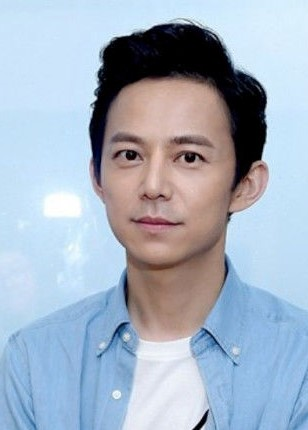
//> input picture face_detec/hj.jpg, 308 x 430 px
$ ./main   (built with g++ and OpenCV 4)
//> lines starting //> are read from the running program, lines starting //| are printed output that depends on the picture; after the words box and inside, x2 and y2 are one past the last pixel; in counts of white or black regions, pixels touching at a corner belong together
/************************* ***/
/****Author: 28-ChenJingyi****/
/****         18011210452 ****/
/*****************************/

#include<stdio.h>
#include<iostream>
#include<opencv2/opencv.hpp>
#include<opencv2/core/core.hpp>
#include<opencv2/highgui/highgui.hpp>
#include<vector>

using namespace std;
using namespace cv;

bool elliptical_judgement(float Cb_, float Cr_) {
	float theta_r, cx, cy, ecx, ecy, a, b; //theta in radien, 7 veriables
	float x, y;
	theta_r = 2.53;
	cx = 109.38;
	cy = 152.02;
	ecx = 1.60;
	ecy = 2.41;
	a = 25.39;
	b = 14.03;

	x = cos(theta_r)*(Cb_ - cx) + sin(theta_r)*(Cr_ - cy);
	y = -sin(theta_r)*(Cb_ - cx) + cos(theta_r)*(Cr_ - cy);

	if ((((x - ecx)*(x - ecx)) / (a * a)) + (((y - ecy)*(y - ecy)) / (b * b)) <= 1) return true;
	else return false;
}


vector<float> cul_CbCrs(Mat img_YCbCr, int rw, int cl) {
	vector<float> Cx;
	float Y, Cb, Cr, Cb_ave, Cr_ave, Wcb_, Wcr_, Cb_, Cr_;
	float Wcb = 46.97, Wcr = 38.76;
	float Kl = 125,
		  Kh = 188,
		  WLcb = 23,
		  WLcr = 20,
		  WHcb = 14,
		  WHcr = 10,
		  Ymin = 16,
		  Ymax = 235,
		  CbKh_ave =108,
		  CrKh_ave = 154;

	Y = float(img_YCbCr.at<Vec3b>(rw, cl)[0]);
	Cb = float(img_YCbCr.at<Vec3b>(rw, cl)[1]);
	Cr = float(img_YCbCr.at<Vec3b>(rw, cl)[2]);

	if (Y < Kl) {
		Cb_ave = 108 + ((Kl - Y)*(118 - 108)) / (Kl - Ymin);
		Wcb_ = WLcb + ((Y - Ymin)*(Wcb - WLcb) / (Kl - Ymin));
		Cb_ = (Cb - Cb_ave)*(Wcb / Wcb_) + CbKh_ave;

		Cr_ave = 154 - ((Kl - Y)*(154 - 144)) / (Kl - Ymin);
		Wcr_ = WLcr + ((Y - Ymin)*(Wcr - WLcr) / (Kl - Ymin));
		Cr_ = (Cr - Cr_ave)*(Wcr / Wcr_) + CrKh_ave;
	}
	else if (Y > Kh) {
			Cb_ave = 108 + ((Y - Kh)*(118 - 108)) / (Ymax - Kh);
			Wcb_ = WHcb + ((Ymax - Y)*(Wcb - WHcb) / (Ymax - Kh));
			Cb_ = (Cb - Cb_ave)*(Wcb / Wcb_) + CbKh_ave;

			Cr_ave = 154 + ((Y - Kh)*(154 - 132)) / (Ymax - Kh);
			Wcr_ = WHcr + ((Ymax - Y)*(Wcr - WHcr) / (Ymax - Kh));
			Cr_ = (Cr - Cr_ave)*(Wcr / Wcr_) + CrKh_ave;
	}
	else {
		Cb_ = Cb;
		Cr_ = Cr;
	}
	Cx.push_back(Cb_);
	Cx.push_back(Cr_);
	return Cx;
}

int main() {

	float Cb, Cr;
	int row, col,row_f,col_f;
	Mat img_test, img_test_cvt, frame_cvt;


	img_test = imread("./hj.jpg", IMREAD_COLOR);
//> img_test is the input picture: 430 rows x 308 cols, CV_8UC3; mean B, G, R 194, 177.4, 164
	cvtColor(img_test, img_test_cvt, COLOR_RGB2YCrCb);
//> img_test_cvt: 430 rows x 308 cols, CV_8UC3; mean of channels 0, 1, 2 180.8, 137.5, 118.6


	row = img_test_cvt.rows;
//> row = 430
	col = img_test_cvt.cols;
//> col = 308
	//channel = img_test_cvt.channels();

	Mat M(row, col, CV_8UC1, Scalar::all(0));
	imshow("ori", img_test);
	//imshow("mask", M);
	//waitKey();

	for (int rw = 0; rw < row; rw++) {
		for (int cl = 0; cl < col; cl++) {
			Cb = cul_CbCrs(img_test_cvt, rw, cl)[0];
			Cr = cul_CbCrs(img_test_cvt, rw, cl)[1];
			if (elliptical_judgement(Cb, Cr)) {
				M.at<uchar>(rw, cl) = 255;
				//cout << 0;
				//flag = -1;
			}
			//else cout << 1;
			//flag = -1;
		}
		    //cout << endl;
	}
//> this loop made 430 passes
//> (Cb, Cr) on passes 1 to 3: (192.8, -205.3), (192.8, -205.3), (188.3, -205.3)
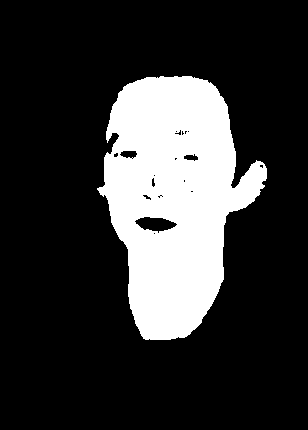
//> M: 430 rows x 308 cols, CV_8UC1; 21% white; 1 white region, box (x1, y1, x2, y2) and area: (97, 76, 267, 340) 27760
//> after the loop, Cb = 159.6; Cr = 87.88
			//cul_CbCrs(img_test_cvt, );
			//cout << flag;
	imshow("res", M);
	waitKey();
	return 0;
}

$ run again, with face_detec/timg.jpg copied over face_detec/hj.jpg
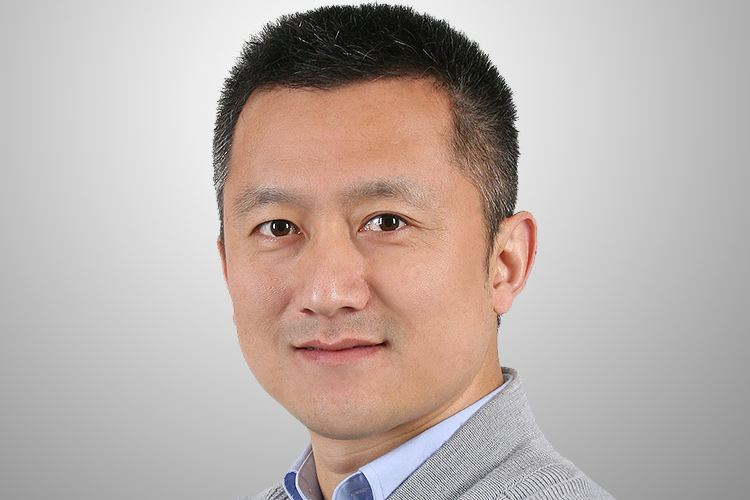
//> input picture face_detec/timg.jpg, 750 x 500 px
//> img_test is the input picture: 500 rows x 750 cols, CV_8UC3; mean B, G, R 169.2, 174.4, 186.7
//> img_test_cvt: 500 rows x 750 cols, CV_8UC3; mean of channels 0, 1, 2 174.3, 124.4, 135
//> after the loop `for (int rw = 0; rw < row; rw++)`:
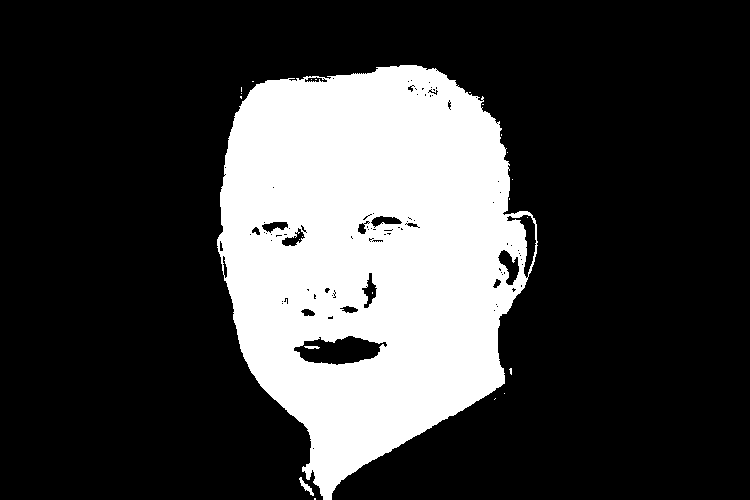
//> M: 500 rows x 750 cols, CV_8UC1; 25% white; 23 white regions (20 under 20 px), largest, box (x1, y1, x2, y2) and area: (217, 65, 538, 500) 93738, (299, 477, 314, 496) 87, (304, 346, 320, 349) 38
//> after the loop `for (int rw = 0; rw < row; rw++)`: Cb = 128
